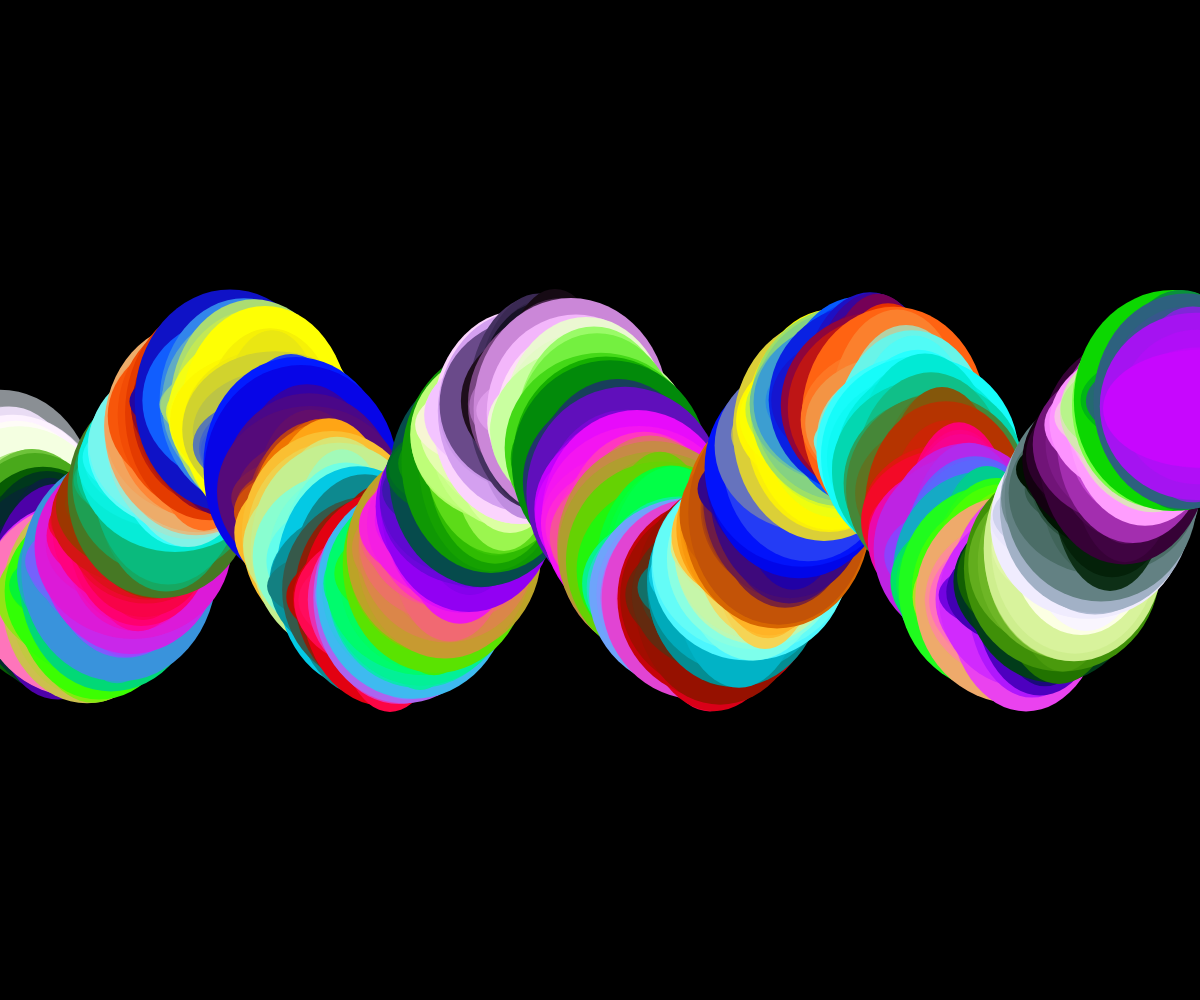
Frame 1 (no input)
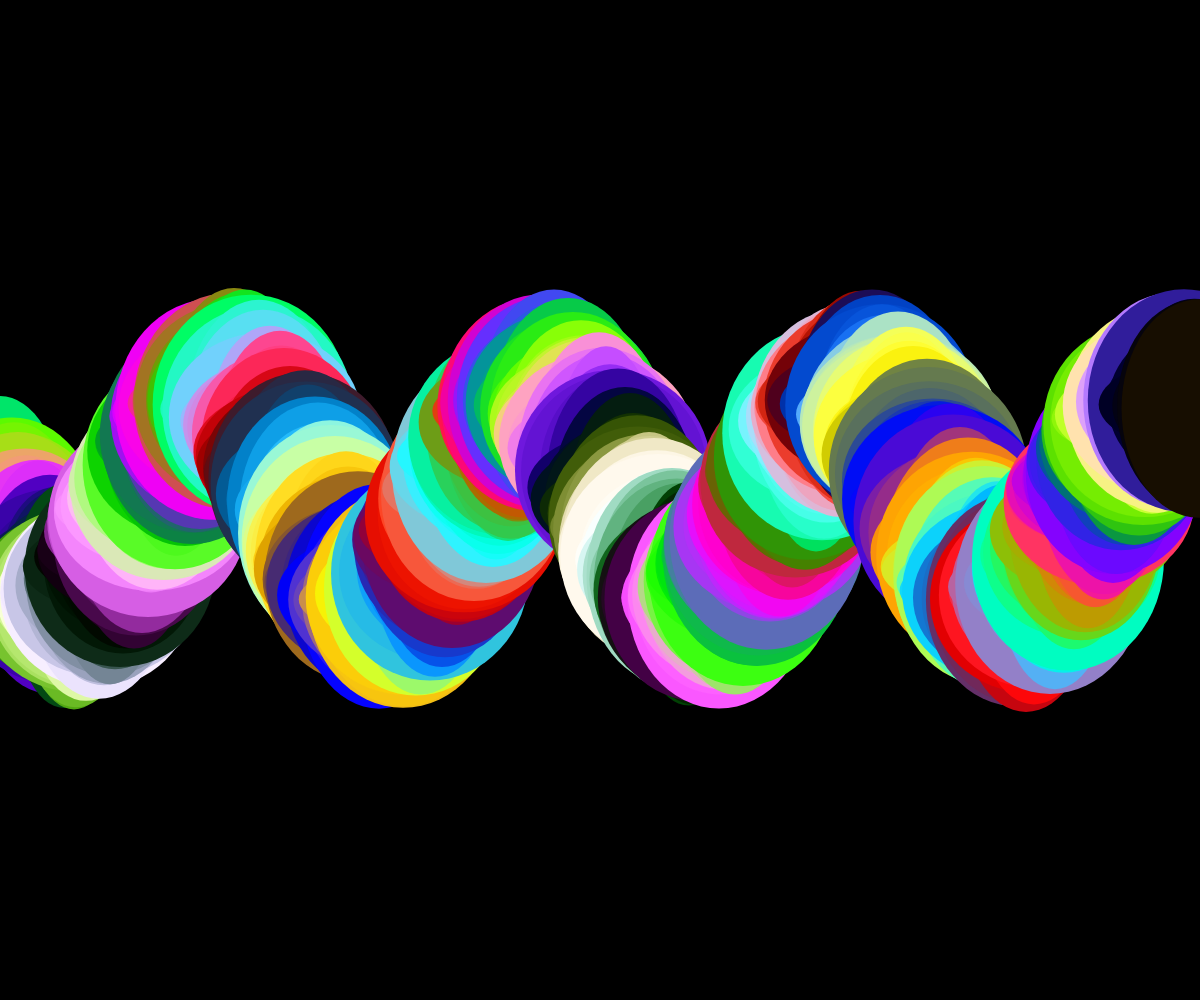
Frame 60 (no input)
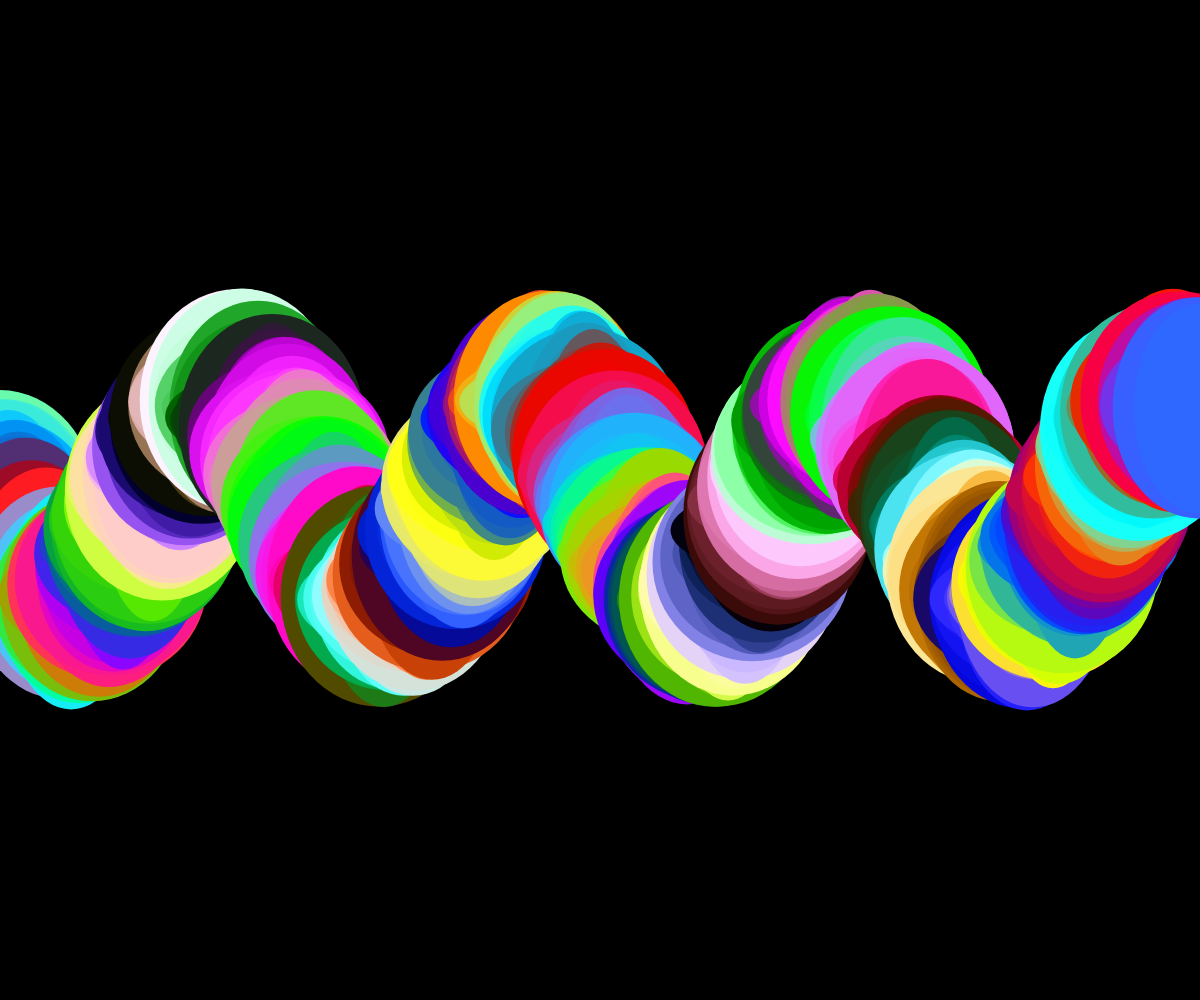
Frame 120 (the mouse pressed at the canvas centre since frame 60)

The p5.js sketch that drew these frames (run headless with seeded random() and noise() and a simulated clock; from frame 60 on, the mouse is pressed at the canvas centre):

// p5.js sketch
// ── sketch.js


function setup() {
  var canvas = createCanvas(windowWidth, windowHeight);
  dMax = 200;
  dMin = 100;
  theD = 100;
  dDir = 1;
}

function draw() {
  background(0);

  const offsetX = frameCount/25;

  for (let i=0; i<width; i++) {
    const r = map(sin(i/10+offsetX*2), -1, 1, 0, 255)
    const g = map(sin(i/13+offsetX*3), -1, 1, 0, 255)
    const b = map(sin(i/9+offsetX*4), -1, 1, 0, 255)
    const x = i;
    const amp = 100;
    const offsetY = amp*sin(i/50);
    const y = height/2 + offsetY;
    fill(r,g,b);
    noStroke();
    ellipse(x,y,randNum(100,200),randNum(75,225));

    /*
    if theD > dMax {
      dDir = -1
    }
    if theD < dMin {
      dDir = 1
    }

    theD += dDir
    */
  }
}

function keyPressed() {
  if (key === 'c') {
    background(0);
  }
}

function windowResized() {
  resizeCanvas(windowWidth, windowHeight);
}

function randNum(min, max) {
	return Math.random() * (max - min) + min;
}
